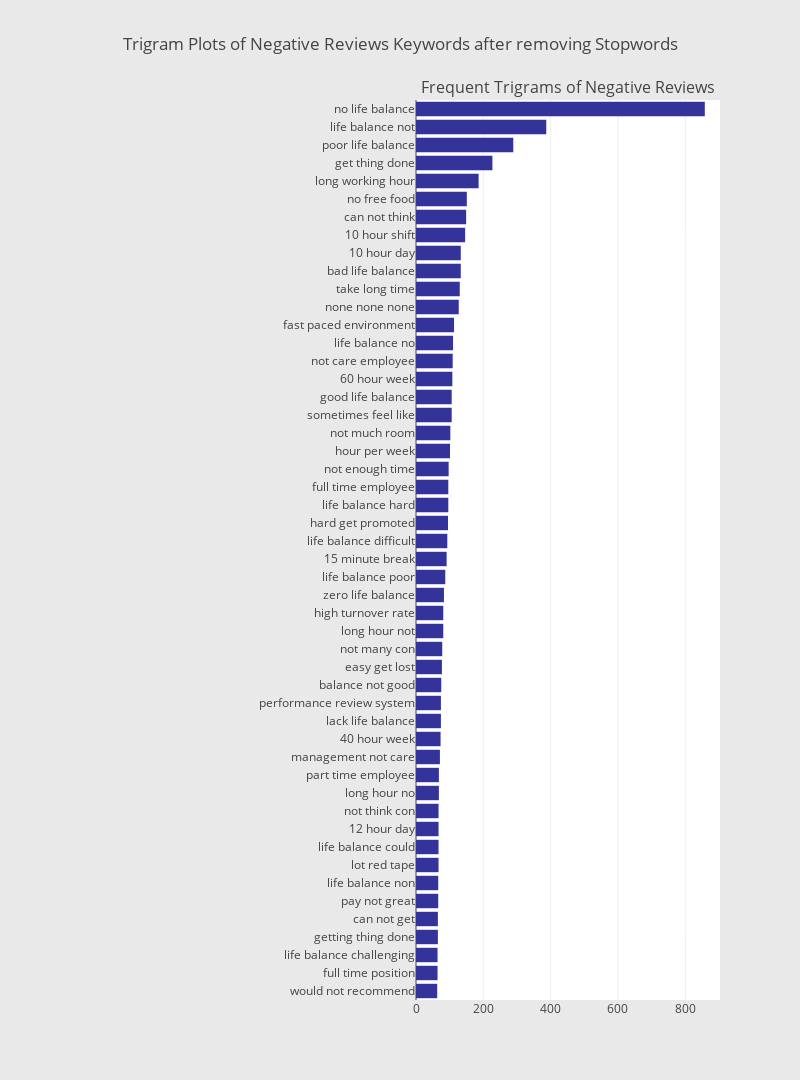

The cell this chart's notebook holds for it:
### Code cell
# Plotting the trigram plot (Cons)
trigram_dict = defaultdict(int)

for sentence in reviews_df["Reviews"]:
    if len(sentence) > 1:
        trigram = ngrams(sentence, 3)
        for gram in trigram:
            trigram_dict[" ".join([g for g in gram])] += 1
        
fd_sorted = pd.DataFrame(sorted(trigram_dict.items(), key=lambda x: x[1])[::-1])
fd_sorted.columns = ["word", "wordFreq"]
sym_3 = horizontal_bar_chart(fd_sorted.head(50), '#333399')
                             
fig = tools.make_subplots(
        rows=1, 
        cols=2, 
        vertical_spacing=0.04,
        horizontal_spacing=0.05,
        subplot_titles=["", "Frequent Trigrams of Negative Reviews"])
fig.append_trace(sym_3, 1, 2)
fig['layout'].update(
        height=1080, 
        width=800, 
        paper_bgcolor='rgb(233,233,233)', 
        title="Trigram Plots of Negative Reviews Keywords after removing Stopwords")
plotly.offline.iplot(fig) # jupyter notebook only

### Figure 1 — Plotly figure (JSON) as saved in the notebook; plotly's stock layout.template omitted (floating-point values rounded to 4 significant figures)
{"data": [{"marker": {"color": "#333399"}, "orientation": "h", "showlegend": false, "type": "bar", "uid": "f8f4d3bb-c911-4dd1-a405-955a3b55957c", "x": [63, 64, 64, 65, 65, 66, 66, 67, 67, 67, 67, 68, 68, 71, 73, 74, 74, 75, 77, 78, 81, 81, 83, 87, 91, 93, 95, 96, 96, 97, 101, 102, 106, 106, 108, 109, 110, 113, 127, 130, 133, 133, 146, 149, 151, 186, 227, 289, 387, 858], "xaxis": "x2", "y": ["would not recommend", "full time position", "life balance challenging", "getting thing done", "can not get", "pay not great", "life balance non", "lot red tape", "life balance could", "12 hour day", "not think con", "long hour no", "part time employee", "management not care", "40 hour week", "lack life balance", "performance review system", "balance not good", "easy get lost", "not many con", "long hour not", "high turnover rate", "zero life balance", "life balance poor", "15 minute break", "life balance difficult", "hard get promoted", "life balance hard", "full time employee", "not enough time", "hour per week", "not much room", "sometimes feel like", "good life balance", "60 hour week", "not care employee", "life balance no", "fast paced environment", "none none none", "take long time", "bad life balance", "10 hour day", "10 hour shift", "can not think", "no free food", "long working hour", "get thing done", "poor life balance", "life balance not", "no life balance"], "yaxis": "y2"}], "layout": {"annotations": [{"font": {"size": 16}, "showarrow": false, "text": "Frequent Trigrams of Negative Reviews", "x": 0.7625, "xanchor": "center", "xref": "paper", "y": 1, "yanchor": "bottom", "yref": "paper"}], "height": 1080, "paper_bgcolor": "rgb(233,233,233)", "title": {"text": "Trigram Plots of Negative Reviews Keywords after removing Stopwords"}, "width": 800, "xaxis": {"anchor": "y", "domain": [0, 0.475]}, "xaxis2": {"anchor": "y2", "domain": [0.525, 1]}, "yaxis": {"anchor": "x", "domain": [0, 1]}, "yaxis2": {"anchor": "x2", "domain": [0, 1]}}}
